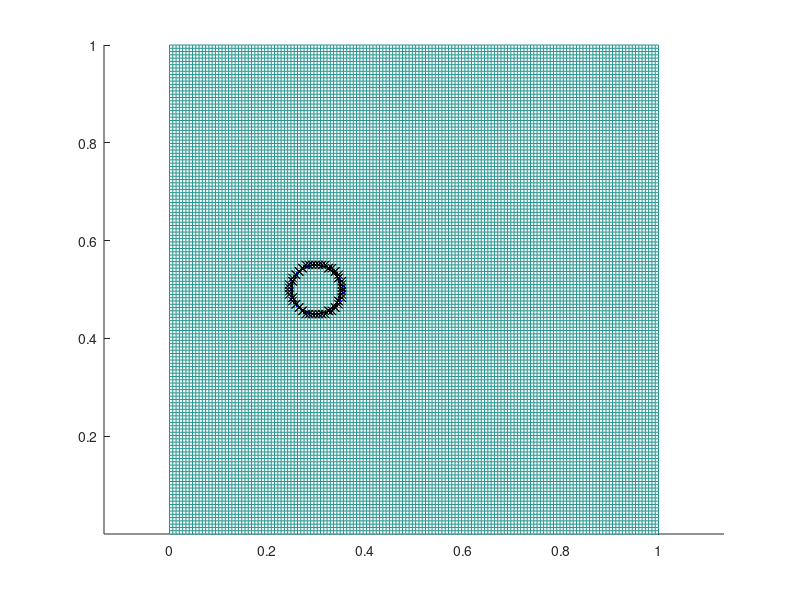

The MATLAB script that drew this image: (Note: this script raises an error after producing the figure.)
% Code to compute the Navier-Stokes Solution for a Lid-Driven Cavity
% Written by Akash Dhruv
clear all
close all
clc

Ly=1; % Domain Lengths
Lx=1;

r=0.05;

%mu=20.94*(10^-6); %m^2/s

mu=0.001;

rho=1; % kg/m^3
Re=300;
L=2*r;

% U=(Re*mu)/L;
U=1;

w=1.1; % SOR Relaxation Factor

Nx=150; % Grid Size
Ny=150;

dx=Lx/(Nx-1); % dx and dy
dy=Ly/(Ny-1);

% Defining Staggered grid

xstart=0;
ystart=0;

x=zeros(Nx,1);
y=zeros(Ny,1);

for i=1:Nx
x(i)=xstart+(i-1)*dx;
end

for i=1:Ny
y(i)=ystart+(i-1)*dy;
end
% Pressure points
xp=zeros(Nx+1,1);
yp=zeros(Ny+1,1);
p=zeros(Nx+1,Ny+1);

% u-velocity points
xu=zeros(Nx,1);
yu=zeros(Ny+1,1);
u=zeros(Nx,Ny+1);
ut=zeros(Nx,Ny+1); % Predicted Velocity Array
G1=zeros(Nx-1,Ny); % Will be used in RK3

% v-velocity points
xv=zeros(Nx+1,1);
yv=zeros(Ny,1);
v=zeros(Nx+1,Ny);
vt=zeros(Nx+1,Ny); % Predicted Velocity Array
G2=zeros(Nx,Ny-1); % Will be used in RK3


% Defining Pressure Points
for i=2:Nx
    for j=2:Ny
        xp(i)=(x(i-1)+x(i))/2;
        yp(j)=(y(j-1)+y(j))/2;
    end
end
xp(1)=xp(2)-dx;
yp(1)=yp(2)-dy;

xp(end)=xp(end-1)+dx;
yp(end)=yp(end-1)+dy;

% Defining u-velocity points
for i=1:Nx
    for j=2:Ny
        xu(i)=x(i);
        yu(j)=(y(j-1)+y(j))/2;
    end
end
xu(1)=xu(2)-dx;
yu(1)=yu(2)-dy;

xu(end)=xu(end-1)+dx;
yu(end)=yu(end-1)+dy;

% Defining v-velocity points

for i=2:Nx
    for j=1:Ny
        xv(i)=(x(i-1)+x(i))/2;
        yv(j)=y(j);
    end
end

xv(1)=xv(2)-dx;
yv(1)=yv(2)-dy;

xv(end)=xv(end-1)+dx;
yv(end)=yv(end-1)+dy;


% Plotting the Grid
figure
hold on
mesh(x,y,zeros(Nx,Ny)) % Mesh

% for i=1:Nx+1
%     for j=1:Ny+1
%         plot(xp(i),yp(j),'.b')
%     end
% end
% for i=1:Nx
%     for j=1:Ny
%         plot(x(i),y(j),'.r')
%     end
% end
% for i=1:Nx
%     for j=1:Ny+1
%         plot(xu(i),yu(j),'xc')
%     end
% end
% for i=1:Nx+1
%     for j=1:Ny
%         plot(xv(i),yv(j),'*m')
%     end
% end
% Plotting the Grid


dis=linspace(0,pi,20);
xcircle=0.3+r*cos(dis);
ycircle=sqrt(r^2-(xcircle-0.3).^2);

xcircle=[xcircle,fliplr(xcircle(1:end-1))];
ycircle=[ycircle,-fliplr(ycircle(1:end-1))];

ycircle=ycircle+0.5;

plot(xcircle,ycircle,'-k.')

egu=1;
for i=1:length(xu)
    for j=1:length(yu)
        
        if(sqrt((xu(i)-0.3)^2+(yu(j)-0.5)^2)<=r)
            iu(egu,:)=[i,j];
            egu=egu+1;
        end
        
    end
end
% for i=1:egu-1
%     plot(xu(iu(i,1)),yu(iu(i,2)),'.b')
% end
egv=1;
for i=1:length(xv)
    for j=1:length(yv)
        
        if(sqrt((xv(i)-0.3)^2+(yv(j)-0.5)^2)<=r)
            iv(egv,:)=[i,j];
            egv=egv+1;
        end
        
    end
end
% for i=1:egv-1
%     plot(xv(iv(i,1)),yv(iv(i,2)),'xk')
% end
% %%
% bul=find(iu(:,1)==min(iu(:,1)));
% bur=find(iu(:,1)==max(iu(:,1)));
% bub=find(iu(:,2)==min(iu(:,2)));
% but=find(iu(:,2)==max(iu(:,2)));
% 
% bvl=find(iv(:,1)==min(iv(:,1)));
% bvr=find(iv(:,1)==max(iv(:,1)));
% bvb=find(iv(:,2)==min(iv(:,2)));
% bvt=find(iv(:,2)==max(iv(:,2)));
% 
% bu=[iu(bul,1)-1,iu(bul,2);iu(bur,1)+1,iu(bur,2);iu(bub,1),iu(bub,2)-1;iu(but,1),iu(but,2)+1];
% 
% for i=1:length(bu)
%     plot(xu(bu(i,1)),yu(bu(i,2)),'.b')
% end
% 
% bv=[iv(bvl,1)-1,iv(bvl,2);iv(bvr,1)+1,iv(bvr,2);iv(bvb,1),iv(bvb,2)-1;iv(bvt,1),iv(bvt,2)+1];
% 
% % for i=1:length(bv)
% %     plot(xv(bv(i,1)),yv(bv(i,2)),'xk')
% % end
% %%

bul=min(iu(:,1));
bur=max(iu(:,1));
bub=min(iu(:,2));
but=max(iu(:,2));

cux=linspace(bul,bur,bur-bul+1);

count=1;
for i=1:length(cux)
bu(count,:)=[cux(i),min(iu(find(iu(:,1)==cux(i)),2))-1];
count=count+1;
bu(count,:)=[cux(i),max(iu(find(iu(:,1)==cux(i)),2))+1];
count=count+1;
end
 

cuy=linspace(bub,but,but-bub+1);

for i=1:length(cuy)
bu(count,:)=[min(iu(find(iu(:,2)==cuy(i)),1))-1,cuy(i)];
count=count+1;
bu(count,:)=[max(iu(find(iu(:,2)==cuy(i)),1))+1,cuy(i)];
count=count+1;
end
    
for i=1:length(bu)
    plot(xu(bu(i,1)),yu(bu(i,2)),'.b')
end    
    
bvl=min(iv(:,1));
bvr=max(iv(:,1));
bvb=min(iv(:,2));
bvt=max(iv(:,2));

cvx=linspace(bvl,bvr,bvr-bvl+1);

covnt=1;
for i=1:length(cvx)
bv(covnt,:)=[cvx(i),min(iv(find(iv(:,1)==cvx(i)),2))-1];
covnt=covnt+1;
bv(covnt,:)=[cvx(i),max(iv(find(iv(:,1)==cvx(i)),2))+1];
covnt=covnt+1;
end
 

cvy=linspace(bvb,bvt,bvt-bvb+1);

for i=1:length(cvy)
bv(covnt,:)=[min(iv(find(iv(:,2)==cvy(i)),1))-1,cvy(i)];
covnt=covnt+1;
bv(covnt,:)=[max(iv(find(iv(:,2)==cvy(i)),1))+1,cvy(i)];
covnt=covnt+1;
end
    
for i=1:length(bv)
    plot(xv(bv(i,1)),yv(bv(i,2)),'xk')
end    


axis equal
%%

t=0; % t-initial
tmax=5; % t-final
dt=0.45*min(dx,dy);
nt=ceil((tmax-t)/dt);
maxiter=100;
[X Y]=meshgrid(x,y);

figure
% Starting time loop
for tstep=1:nt
     
    % RK3 First Step
    
     % Applying Boundary Conditions for Velocites

    % Calculating Predicted Velocities

    ue1=(u(2:Nx-1,2:Ny)+u(3:Nx,2:Ny))/2;
    uw1=(u(2:Nx-1,2:Ny)+u(1:Nx-2,2:Ny))/2;
    us1=(u(2:Nx-1,2:Ny)+u(2:Nx-1,1:Ny-1))/2;
    un1=(u(2:Nx-1,2:Ny)+u(2:Nx-1,3:Ny+1))/2;
    vs1=(v(2:Nx-1,1:Ny-1)+v(3:Nx,1:Ny-1))/2;
    vn1=(v(2:Nx-1,2:Ny)+v(3:Nx,2:Ny))/2;
        
    G1(2:Nx-1,2:Ny)=(F1C(ue1,uw1,us1,un1,vs1,vn1,dx,dy)+FV(u(2:Nx-1,2:Ny),u(3:Nx,2:Ny),u(1:Nx-2,2:Ny)...
                             ,u(2:Nx-1,3:Ny+1),u(2:Nx-1,1:Ny-1),dx,dy,mu));
    ut(2:Nx-1,2:Ny)=u(2:Nx-1,2:Ny)+(dt/3)*G1(2:Nx-1,2:Ny); 
    
     
    vn12=(v(2:Nx,2:Ny-1)+v(2:Nx,3:Ny))/2;
    vs12=(v(2:Nx,2:Ny-1)+v(2:Nx,1:Ny-2))/2;
    ve12=(v(2:Nx,2:Ny-1)+v(3:Nx+1,2:Ny-1))/2;
    vw12=(v(2:Nx,2:Ny-1)+v(1:Nx-1,2:Ny-1))/2;
    ue12=(u(2:Nx,2:Ny-1)+u(2:Nx,3:Ny))/2;
    uw12=(u(1:Nx-1,2:Ny-1)+u(1:Nx-1,3:Ny))/2;
        
    G2(2:Nx,2:Ny-1)=(F2C(vn12,vs12,ve12,vw12,ue12,uw12,dx,dy)+FV(v(2:Nx,2:Ny-1),v(3:Nx+1,2:Ny-1),...
                             v(1:Nx-1,2:Ny-1),v(2:Nx,3:Ny),v(2:Nx,1:Ny-2),dx,dy,mu));
    vt(2:Nx,2:Ny-1)=v(2:Nx,2:Ny-1)+(dt/3)*G2(2:Nx,2:Ny-1);
    
    
    for i=1:length(bu)
        ut(bu(i,1),bu(i,2))=0;
    end
    for i=1:length(bv)
        vt(bv(i,1),bv(i,2))=0;
    end

    % Boundary Condition for Predicted Velocities
    ut(:,1)=2*U-ut(:,end-1);
    ut(:,end)=2*U-ut(:,2);
    ut(1,2:end-1)=U;
    ut(end,2:end-1)=ut(end,2:end-1)-U*(ut(end,2:end-1)-ut(end-1,2:end-1))*(dt/dx);
    
    
    vt(1,:)=0-vt(2,:);
    vt(end,:)=0-vt(end-1,:);
    vt(2:end-1,1)=0;
    vt(2:end-1,end)=0;

%     ut(:,1)=-ut(:,2);
%     ut(:,end)=2*U-ut(:,end-1);
%     
%     
%     vt(1,:)=0-vt(2,:);
%     vt(end,:)=0-vt(end-1,:);
%     vt(2:end-1,end)=- 0.5;
    
    % Solving Poisson Equation
    for it=1:maxiter
        for i=2:Nx
            for j=2:Ny
                p(i,j)=w*0.25*(p(i,j+1)+p(i,j-1)+p(i+1,j)+p(i-1,j)-(12*dy/(5*dt))*(vt(i,j)-vt(i,j-1))-(12*dx/(5*dt))*(ut(i,j)-ut(i-1,j)))+(1-w)*p(i,j);    
            end
        end
    p(:,1)=p(:,2);
    p(:,end)=p(:,end-1);

    p(1,:)=p(2,:);
    p(end,:)=p(end-1,:);
    end

    % Velocities after Second RK-3 Step
    u(2:Nx-1,2:Ny)=ut(2:Nx-1,2:Ny)-(dt/(dx*3))*(p(3:Nx,2:Ny)-p(2:Nx-1,2:Ny));

    v(2:Nx,2:Ny-1)=vt(2:Nx,2:Ny-1)-(dt/(dy*3))*(p(2:Nx,3:Ny)-p(2:Nx,2:Ny-1));
    
    %RK-3 Second Step
    
    % Applying Boundary Conditions for Velocites
    u(:,1)=2*U-u(:,end-1);
    u(:,end)=2*U-u(:,2);
    u(1,2:end-1)=U;
    u(end,2:end-1)=u(end,2:end-1)-U*(u(end,2:end-1)-u(end-1,2:end-1))*(dt/dx);
    
    
    v(1,:)=0-v(2,:);
    v(end,:)=0-v(end-1,:);
    v(2:end-1,1)=0;
    v(2:end-1,end)=0;
    
%     u(:,1)=-u(:,2);
%     u(:,end)=2*U-u(:,end-1);
%     
%     
%     v(1,:)=0-v(2,:);
%     v(end,:)=0-v(end-1,:);
%     v(2:end-1,end)= -0.5;



    % Calculating Predicted Velocities

    ue1=(u(2:Nx-1,2:Ny)+u(3:Nx,2:Ny))/2;
    uw1=(u(2:Nx-1,2:Ny)+u(1:Nx-2,2:Ny))/2;
    us1=(u(2:Nx-1,2:Ny)+u(2:Nx-1,1:Ny-1))/2;
    un1=(u(2:Nx-1,2:Ny)+u(2:Nx-1,3:Ny+1))/2;
    vs1=(v(2:Nx-1,1:Ny-1)+v(3:Nx,1:Ny-1))/2;
    vn1=(v(2:Nx-1,2:Ny)+v(3:Nx,2:Ny))/2;
        
    G1(2:Nx-1,2:Ny)=-(5/9)*G1(2:Nx-1,2:Ny)+(F1C(ue1,uw1,us1,un1,vs1,vn1,dx,dy)+FV(u(2:Nx-1,2:Ny),u(3:Nx,2:Ny),u(1:Nx-2,2:Ny)...
                             ,u(2:Nx-1,3:Ny+1),u(2:Nx-1,1:Ny-1),dx,dy,mu));
    ut(2:Nx-1,2:Ny)=u(2:Nx-1,2:Ny)+(15*dt/16)*G1(2:Nx-1,2:Ny); 
            
    vn12=(v(2:Nx,2:Ny-1)+v(2:Nx,3:Ny))/2;
    vs12=(v(2:Nx,2:Ny-1)+v(2:Nx,1:Ny-2))/2;
    ve12=(v(2:Nx,2:Ny-1)+v(3:Nx+1,2:Ny-1))/2;
    vw12=(v(2:Nx,2:Ny-1)+v(1:Nx-1,2:Ny-1))/2;
    ue12=(u(2:Nx,2:Ny-1)+u(2:Nx,3:Ny))/2;
    uw12=(u(1:Nx-1,2:Ny-1)+u(1:Nx-1,3:Ny))/2;
        
    G2(2:Nx,2:Ny-1)=-(5/9)*G2(2:Nx,2:Ny-1)+(F2C(vn12,vs12,ve12,vw12,ue12,uw12,dx,dy)+FV(v(2:Nx,2:Ny-1),v(3:Nx+1,2:Ny-1),...
                             v(1:Nx-1,2:Ny-1),v(2:Nx,3:Ny),v(2:Nx,1:Ny-2),dx,dy,mu));
    vt(2:Nx,2:Ny-1)=v(2:Nx,2:Ny-1)+(15*dt/16)*G2(2:Nx,2:Ny-1);
    
    
    for i=1:length(bu)
        ut(bu(i,1),bu(i,2))=0;
    end
    for i=1:length(bv)
        vt(bv(i,1),bv(i,2))=0;
    end
    
    % Boundary Condition for Predicted Velocities
    ut(:,1)=2*U-ut(:,end-1);
    ut(:,end)=2*U-ut(:,2);
    ut(1,2:end-1)=U;
    ut(end,2:end-1)=ut(end,2:end-1)-U*(ut(end,2:end-1)-ut(end-1,2:end-1))*(dt/dx);
    
    
    vt(1,:)=0-vt(2,:);
    vt(end,:)=0-vt(end-1,:);
    vt(2:end-1,1)=0;
    vt(2:end-1,end)=0;

%     ut(:,1)=-ut(:,2);
%     ut(:,end)=2*U-ut(:,end-1);
%     
%     
%     vt(1,:)=0-vt(2,:);
%     vt(end,:)=0-vt(end-1,:);
%     vt(2:end-1,end)= -0.5;


    
    % Solving Poisson Equation
    for it=1:maxiter
        for i=2:Nx
            for j=2:Ny
                 p(i,j)=w*0.25*(p(i,j+1)+p(i,j-1)+p(i+1,j)+p(i-1,j)-(12*dy/(5*dt))*(vt(i,j)-vt(i,j-1))-(12*dx/(5*dt))*(ut(i,j)-ut(i-1,j)))+(1-w)*p(i,j);   
            end
        end
    p(:,1)=p(:,2);
    p(:,end)=p(:,end-1);

    p(1,:)=p(2,:);
    p(end,:)=p(end-1,:);
    end

    % Velocities after Second RK-3 Step
    u(2:Nx-1,2:Ny)=ut(2:Nx-1,2:Ny)-(5*dt/(dx*12))*(p(3:Nx,2:Ny)-p(2:Nx-1,2:Ny));

    v(2:Nx,2:Ny-1)=vt(2:Nx,2:Ny-1)-(5*dt/(dy*12))*(p(2:Nx,3:Ny)-p(2:Nx,2:Ny-1));

    % RK-3 Third Step
    
    % Applying Boundary Conditions for Velocites
    u(:,1)=2*U-u(:,end-1);
    u(:,end)=2*U-u(:,2);
    u(1,2:end-1)=U;
    u(end,2:end-1)=u(end,2:end-1)-U*(u(end,2:end-1)-u(end-1,2:end-1))*(dt/dx);
    
    
    v(1,:)=0-v(2,:);
    v(end,:)=0-v(end-1,:);
    v(2:end-1,1)=0;
    v(2:end-1,end)=0;

%     u(:,1)=-u(:,2);
%     u(:,end)=2*U-u(:,end-1);
%     
%     
%     v(1,:)=0-v(2,:);
%     v(end,:)=0-v(end-1,:);
%     v(2:end-1,end)= -0.5;


    % Calculating Predicted Velocities

    ue1=(u(2:Nx-1,2:Ny)+u(3:Nx,2:Ny))/2;
    uw1=(u(2:Nx-1,2:Ny)+u(1:Nx-2,2:Ny))/2;
    us1=(u(2:Nx-1,2:Ny)+u(2:Nx-1,1:Ny-1))/2;
    un1=(u(2:Nx-1,2:Ny)+u(2:Nx-1,3:Ny+1))/2;
    vs1=(v(2:Nx-1,1:Ny-1)+v(3:Nx,1:Ny-1))/2;
    vn1=(v(2:Nx-1,2:Ny)+v(3:Nx,2:Ny))/2;
        
    G1(2:Nx-1,2:Ny)=-(153/128)*G1(2:Nx-1,2:Ny)+(F1C(ue1,uw1,us1,un1,vs1,vn1,dx,dy)+FV(u(2:Nx-1,2:Ny),u(3:Nx,2:Ny),u(1:Nx-2,2:Ny)...
                             ,u(2:Nx-1,3:Ny+1),u(2:Nx-1,1:Ny-1),dx,dy,mu));
    ut(2:Nx-1,2:Ny)=u(2:Nx-1,2:Ny)+(8*dt/15)*G1(2:Nx-1,2:Ny);
   
            
    vn12=(v(2:Nx,2:Ny-1)+v(2:Nx,3:Ny))/2;
    vs12=(v(2:Nx,2:Ny-1)+v(2:Nx,1:Ny-2))/2;
    ve12=(v(2:Nx,2:Ny-1)+v(3:Nx+1,2:Ny-1))/2;
    vw12=(v(2:Nx,2:Ny-1)+v(1:Nx-1,2:Ny-1))/2;
    ue12=(u(2:Nx,2:Ny-1)+u(2:Nx,3:Ny))/2;
    uw12=(u(1:Nx-1,2:Ny-1)+u(1:Nx-1,3:Ny))/2;
        
    G2(2:Nx,2:Ny-1)=-(153/128)*G2(2:Nx,2:Ny-1)+(F2C(vn12,vs12,ve12,vw12,ue12,uw12,dx,dy)+FV(v(2:Nx,2:Ny-1),v(3:Nx+1,2:Ny-1),...
                             v(1:Nx-1,2:Ny-1),v(2:Nx,3:Ny),v(2:Nx,1:Ny-2),dx,dy,mu));
    vt(2:Nx,2:Ny-1)=v(2:Nx,2:Ny-1)+(8*dt/15)*G2(2:Nx,2:Ny-1);
     
    
    for i=1:length(bu)
        ut(bu(i,1),bu(i,2))=0;
    end
    for i=1:length(bv)
        vt(bv(i,1),bv(i,2))=0;
    end
    
    % Boundary Condition for Predicted Velocities
    ut(:,1)=2*U-ut(:,end-1);
    ut(:,end)=2*U-ut(:,2);
    ut(1,2:end-1)=U;
    ut(end,2:end-1)=ut(end,2:end-1)-U*(ut(end,2:end-1)-ut(end-1,2:end-1))*(dt/dx);
    
    
    vt(1,:)=0-vt(2,:);
    vt(end,:)=0-vt(end-1,:);
    vt(2:end-1,1)=0;
    vt(2:end-1,end)=0;

%     ut(:,1)=-ut(:,2);
%     ut(:,end)=2*U-ut(:,end-1);
%     
%     
%     vt(1,:)=0-vt(2,:);
%     vt(end,:)=0-vt(end-1,:);
%     vt(2:end-1,end)= -0.5;



    % Solving Poisson Equation
    for it=1:maxiter
        for i=2:Nx
            for j=2:Ny
                 p(i,j)=w*0.25*(p(i,j+1)+p(i,j-1)+p(i+1,j)+p(i-1,j)-(12*dy/(5*dt))*(vt(i,j)-vt(i,j-1))-(12*dx/(5*dt))*(ut(i,j)-ut(i-1,j)))+(1-w)*p(i,j);    
            end
        end
    p(:,1)=p(:,2);
    p(:,end)=p(:,end-1);

    p(1,:)=p(2,:);
    p(end,:)=p(end-1,:);
    end

    % Velocities after Second RK-3 Step
    u(2:Nx-1,2:Ny)=ut(2:Nx-1,2:Ny)-(dt/(dx*4))*(p(3:Nx,2:Ny)-p(2:Nx-1,2:Ny));

    v(2:Nx,2:Ny-1)=vt(2:Nx,2:Ny-1)-(dt/(dy*4))*(p(2:Nx,3:Ny)-p(2:Nx,2:Ny-1));
    
    u(:,1)=2*U-u(:,end-1);
    u(:,end)=2*U-u(:,2);
    u(1,2:end-1)=U;
    u(end,2:end-1)=u(end,2:end-1)-U*(u(end,2:end-1)-u(end-1,2:end-1))*(dt/dx);
    
    
    v(1,:)=0-v(2,:);
    v(end,:)=0-v(end-1,:);
    v(2:end-1,1)=0;
    v(2:end-1,end)=0;


%     u(:,1)=-u(:,2);
%     u(:,end)=2*U-u(:,end-1);
%     
%     
%     v(1,:)=0-v(2,:);
%     v(end,:)=0-v(end-1,:);
%     v(2:end-1,end)= -0.5;

    
    %RK-3 Complete


% Calculating the Velocities and Vorticity at Grid points

uu(1:Nx,1:Ny)=0.5*(u(1:Nx,2:Ny+1)+u(1:Nx,1:Ny));
vv(1:Nx,1:Ny)=0.5*(v(2:Nx+1,1:Ny)+v(1:Nx,1:Ny));
ww(1:Nx,1:Ny)=(u(1:Nx,2:Ny+1)-u(1:Nx,1:Nx)-v(2:Nx+1,1:Ny)+v(1:Nx,1:Ny))/(2*dx);



t=t+dt % Advancing Time Step

% Plotting Velocity Vectors and Vorticity Contours
hold off
hold on;
[h h]=contourf(X,Y,ww',200);
set(h,'LineStyle','none');
fill(xcircle,ycircle,'w')
axis equal
%fill([xb,xbo],[yb,ybo],'w');
%contour(flipud(rot90(p)),100),axis equal; axis([1 Nx 1 Ny]);
% hold off
% contourf(x,y,flipud(rot90(ww)))
% hold on;
drawnow
pause(0.01)
   
   
   
   
end

%% Post Processing
figure
hold on
axis([0 Lx 0 Ly])
[h h]=contourf(X,Y,sqrt(uu.^2+vv.^2)',200);
set(h,'LineStyle','none');
quiver(X,Y,uu',vv',2,'k')
fill(xcircle,ycircle,'w');
axis equal

figure
hold on
axis([0 Lx 0 Ly])
[h h]=contourf(X,Y,ww',200);
set(h,'LineStyle','none');
% quiver(X,Y,uu',vv',2,'k')
fill(xcircle,ycircle,'w');
axis equal



